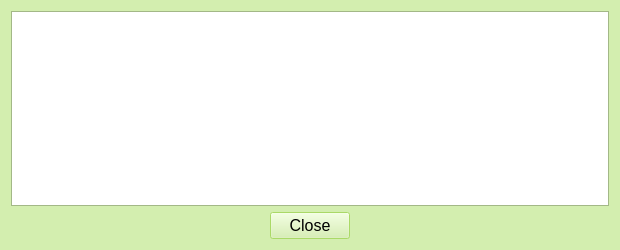
<?xml version="1.0" encoding="UTF-8"?>
<ui version="4.0">
 <class>TransactionDescDialog</class>
 <widget class="QDialog" name="TransactionDescDialog">
  <property name="geometry">
   <rect>
    <x>0</x>
    <y>0</y>
    <width>620</width>
    <height>250</height>
   </rect>
  </property>
  <property name="palette">
   <palette>
    <active>
     <colorrole role="Button">
      <brush brushstyle="SolidPattern">
       <color alpha="255">
        <red>211</red>
        <green>238</green>
        <blue>175</blue>
       </color>
      </brush>
     </colorrole>
     <colorrole role="Base">
      <brush brushstyle="SolidPattern">
       <color alpha="255">
        <red>255</red>
        <green>255</green>
        <blue>255</blue>
       </color>
      </brush>
     </colorrole>
     <colorrole role="Window">
      <brush brushstyle="SolidPattern">
       <color alpha="255">
        <red>211</red>
        <green>238</green>
        <blue>175</blue>
       </color>
      </brush>
     </colorrole>
     <colorrole role="Highlight">
      <brush brushstyle="SolidPattern">
       <color alpha="255">
        <red>159</red>
        <green>213</green>
        <blue>85</blue>
       </color>
      </brush>
     </colorrole>
     <colorrole role="AlternateBase">
      <brush brushstyle="SolidPattern">
       <color alpha="255">
        <red>211</red>
        <green>238</green>
        <blue>175</blue>
       </color>
      </brush>
     </colorrole>
     <colorrole role="ToolTipBase">
      <brush brushstyle="SolidPattern">
       <color alpha="255">
        <red>211</red>
        <green>238</green>
        <blue>175</blue>
       </color>
      </brush>
     </colorrole>
    </active>
    <inactive>
     <colorrole role="Button">
      <brush brushstyle="SolidPattern">
       <color alpha="255">
        <red>211</red>
        <green>238</green>
        <blue>175</blue>
       </color>
      </brush>
     </colorrole>
     <colorrole role="Base">
      <brush brushstyle="SolidPattern">
       <color alpha="255">
        <red>255</red>
        <green>255</green>
        <blue>255</blue>
       </color>
      </brush>
     </colorrole>
     <colorrole role="Window">
      <brush brushstyle="SolidPattern">
       <color alpha="255">
        <red>211</red>
        <green>238</green>
        <blue>175</blue>
       </color>
      </brush>
     </colorrole>
     <colorrole role="Highlight">
      <brush brushstyle="SolidPattern">
       <color alpha="255">
        <red>159</red>
        <green>213</green>
        <blue>85</blue>
       </color>
      </brush>
     </colorrole>
     <colorrole role="AlternateBase">
      <brush brushstyle="SolidPattern">
       <color alpha="255">
        <red>211</red>
        <green>238</green>
        <blue>175</blue>
       </color>
      </brush>
     </colorrole>
     <colorrole role="ToolTipBase">
      <brush brushstyle="SolidPattern">
       <color alpha="255">
        <red>211</red>
        <green>238</green>
        <blue>175</blue>
       </color>
      </brush>
     </colorrole>
    </inactive>
    <disabled>
     <colorrole role="Button">
      <brush brushstyle="SolidPattern">
       <color alpha="255">
        <red>211</red>
        <green>238</green>
        <blue>175</blue>
       </color>
      </brush>
     </colorrole>
     <colorrole role="Base">
      <brush brushstyle="SolidPattern">
       <color alpha="255">
        <red>211</red>
        <green>238</green>
        <blue>175</blue>
       </color>
      </brush>
     </colorrole>
     <colorrole role="Window">
      <brush brushstyle="SolidPattern">
       <color alpha="255">
        <red>211</red>
        <green>238</green>
        <blue>175</blue>
       </color>
      </brush>
     </colorrole>
     <colorrole role="Highlight">
      <brush brushstyle="SolidPattern">
       <color alpha="255">
        <red>0</red>
        <green>0</green>
        <blue>128</blue>
       </color>
      </brush>
     </colorrole>
     <colorrole role="AlternateBase">
      <brush brushstyle="SolidPattern">
       <color alpha="255">
        <red>211</red>
        <green>238</green>
        <blue>175</blue>
       </color>
      </brush>
     </colorrole>
     <colorrole role="ToolTipBase">
      <brush brushstyle="SolidPattern">
       <color alpha="255">
        <red>211</red>
        <green>238</green>
        <blue>175</blue>
       </color>
      </brush>
     </colorrole>
    </disabled>
   </palette>
  </property>
  <property name="font">
   <font>
    <family>Liberation Sans</family>
    <pointsize>12</pointsize>
   </font>
  </property>
  <property name="windowTitle">
   <string>Transaction details</string>
  </property>
  <layout class="QVBoxLayout" name="verticalLayout">
   <item>
    <widget class="QTextEdit" name="detailText">
     <property name="toolTip">
      <string>This pane shows a detailed description of the transaction</string>
     </property>
     <property name="readOnly">
      <bool>true</bool>
     </property>
    </widget>
   </item>
   <item alignment="Qt::AlignHCenter">
    <widget class="QDialogButtonBox" name="buttonBox">
     <property name="orientation">
      <enum>Qt::Horizontal</enum>
     </property>
     <property name="standardButtons">
      <set>QDialogButtonBox::Close</set>
     </property>
    </widget>
   </item>
  </layout>
 </widget>
 <resources/>
 <connections>
  <connection>
   <sender>buttonBox</sender>
   <signal>accepted()</signal>
   <receiver>TransactionDescDialog</receiver>
   <slot>accept()</slot>
   <hints>
    <hint type="sourcelabel">
     <x>248</x>
     <y>254</y>
    </hint>
    <hint type="destinationlabel">
     <x>157</x>
     <y>274</y>
    </hint>
   </hints>
  </connection>
  <connection>
   <sender>buttonBox</sender>
   <signal>rejected()</signal>
   <receiver>TransactionDescDialog</receiver>
   <slot>reject()</slot>
   <hints>
    <hint type="sourcelabel">
     <x>316</x>
     <y>260</y>
    </hint>
    <hint type="destinationlabel">
     <x>286</x>
     <y>274</y>
    </hint>
   </hints>
  </connection>
 </connections>
</ui>
